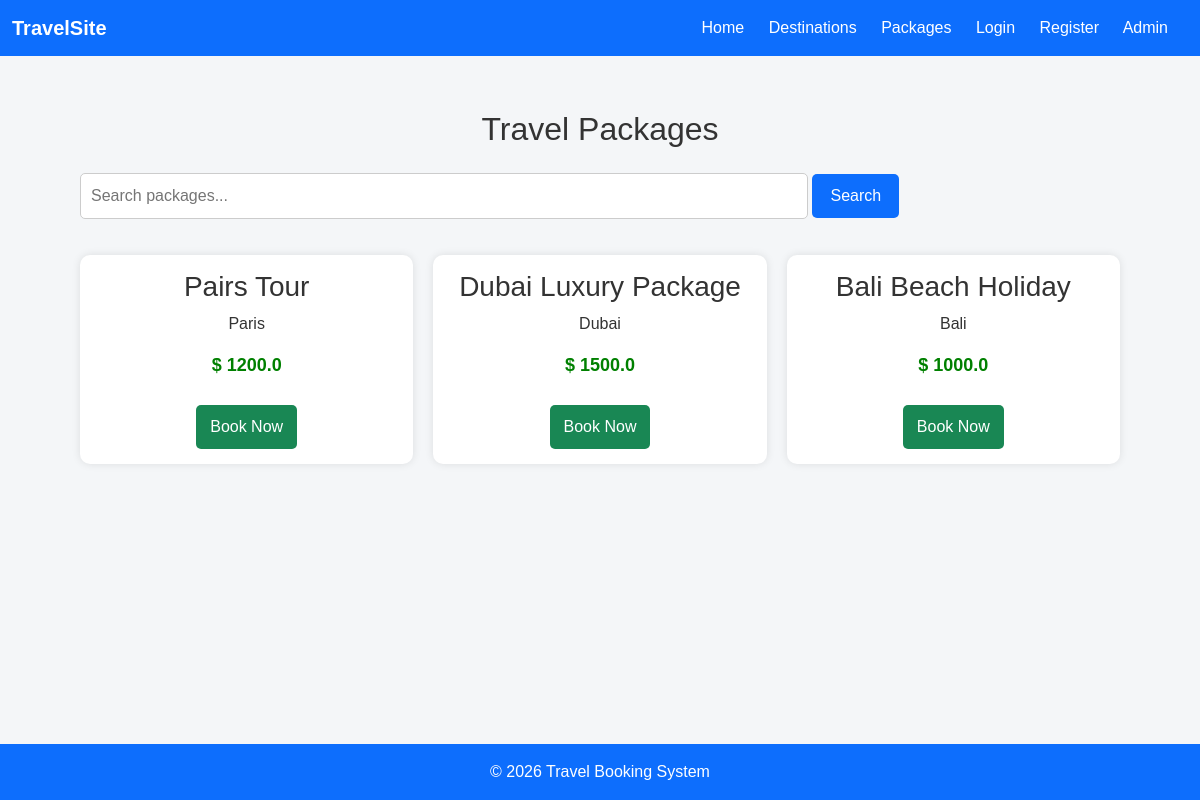
Page /packages on the committed database.
### tables this page shows
CREATE TABLE packages (
    id INTEGER PRIMARY KEY AUTOINCREMENT,
    destination_id INTEGER,
    title TEXT,
    price REAL, image TEXT, available_rooms INTEGER DEFAULT 5,
    FOREIGN KEY(destination_id) REFERENCES destinations(id)
);

CREATE TABLE destinations (
    id INTEGER PRIMARY KEY AUTOINCREMENT,
    name TEXT NOT NULL,
    description TEXT NOT NULL
, image TEXT);

### app.py (the view)
@app.route("/packages")
def packages():
    search = request.args.get("search")
    db = get_db()
    if search:
        packages = db.execute("""
            SELECT packages.id, packages.title, packages.price,
                   destinations.name, packages.image
            FROM packages
            JOIN destinations
            ON packages.destination_id = destinations.id
            WHERE packages.title LIKE ?
        """, ('%' + search + '%',)).fetchall()
    else:
        packages = db.execute("""
            SELECT packages.id, packages.title, packages.price,
                   destinations.name, packages.image
            FROM packages
            JOIN destinations
            ON packages.destination_id = destinations.id
        """).fetchall()
    db.close()
    return render_template("packages.html", packages=packages)

### app.py (called while the page is built)
def get_db():
    return sqlite3.connect(DATABASE)

### templates/packages.html (shortened to what this page needs)
{% extends "base.html" %}
{% block content %}
<h2>Travel Packages</h2>
<form method="GET" action="/packages">
    <input type="text" name="search" placeholder="Search packages...">
    <button type="submit">Search</button>
</form>
<br>
<ul>
{% for p in packages %}
<li>
<h3>{{ p[1] }}</h3>
<p>{{ p[3] }}</p>
<p class="price">$ {{ p[2] }}</p>
<a class="button" href="/book/{{ p[0] }}">Book Now</a>
</li>
{% endfor %}
</ul>
{% endblock %}

### static/style.css (style rules this page uses)
html, body { height: 100%; }
body { display: flex; flex-direction: column; }
* { box-sizing: border-box; font-family: Arial, sans-serif; }
body { margin: 0; background: #f4f6f8; color: #333; }
h1, h2 { text-align: center; margin-bottom: 25px; }
form input[type="text"] { padding: 10px; width: 70%; border-radius: 5px; border: 1px solid #ccc; }
form button { padding: 10px 18px; border: none; background: #0d6efd; color: white; border-radius: 5px; cursor: pointer; }
ul { list-style: none; padding: 0; display: grid; grid-template-columns: repeat(auto-fill,minmax(250px,1fr)); gap: 20px; }
li { background: white; padding: 15px; border-radius: 10px; box-shadow: 0 0 8px rgba(0,0,0,0.1); text-align: center; }
.price { color: green; font-size: 18px; font-weight: bold; }
a.button { display: inline-block; margin-top: 10px; padding: 10px 14px; background: #198754; color: white; text-decoration: none; border-radius: 5px; }
input, select { padding: 10px; width: 100%; margin-bottom: 12px; }

### rows in the picture
packages: title "Pairs Tour", name "Paris", price "1200.0"
packages: title "Dubai Luxury Package", name "Dubai", price "1500.0"
packages: title "Bali Beach Holiday", name "Bali", price "1000.0"
